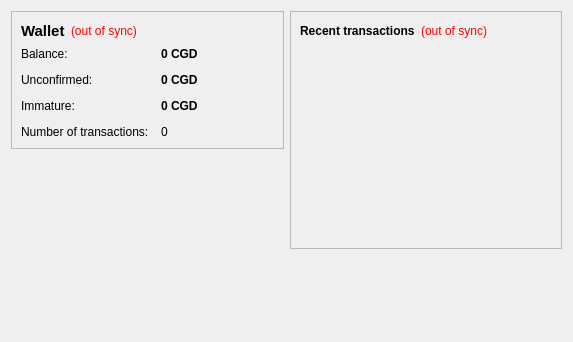
<?xml version="1.0" encoding="UTF-8"?>
<ui version="4.0">
 <class>OverviewPage</class>
 <widget class="QWidget" name="OverviewPage">
  <property name="geometry">
   <rect>
    <x>0</x>
    <y>0</y>
    <width>573</width>
    <height>342</height>
   </rect>
  </property>
  <property name="windowTitle">
   <string>Form</string>
  </property>
  <layout class="QHBoxLayout" name="horizontalLayout" stretch="1,1">
   <item>
    <layout class="QVBoxLayout" name="verticalLayout_2">
     <item>
      <widget class="QFrame" name="frame">
       <property name="frameShape">
        <enum>QFrame::StyledPanel</enum>
       </property>
       <property name="frameShadow">
        <enum>QFrame::Raised</enum>
       </property>
       <layout class="QVBoxLayout" name="verticalLayout_4">
        <item>
         <layout class="QHBoxLayout" name="horizontalLayout_4">
          <item>
           <widget class="QLabel" name="label_5">
            <property name="font">
             <font>
              <pointsize>11</pointsize>
              <weight>75</weight>
              <bold>true</bold>
             </font>
            </property>
            <property name="text">
             <string>Wallet</string>
            </property>
           </widget>
          </item>
          <item>
           <widget class="QLabel" name="labelWalletStatus">
            <property name="toolTip">
             <string>The displayed information may be out of date. Your wallet automatically synchronizes with the CageDollar network after a connection is established, but this process has not completed yet.</string>
            </property>
            <property name="styleSheet">
             <string notr="true">QLabel { color: red; }</string>
            </property>
            <property name="text">
             <string notr="true">(out of sync)</string>
            </property>
            <property name="alignment">
             <set>Qt::AlignLeading|Qt::AlignLeft|Qt::AlignVCenter</set>
            </property>
           </widget>
          </item>
          <item>
           <spacer name="horizontalSpacer_2">
            <property name="orientation">
             <enum>Qt::Horizontal</enum>
            </property>
            <property name="sizeHint" stdset="0">
             <size>
              <width>40</width>
              <height>20</height>
             </size>
            </property>
           </spacer>
          </item>
         </layout>
        </item>
        <item>
         <layout class="QFormLayout" name="formLayout_2">
          <property name="fieldGrowthPolicy">
           <enum>QFormLayout::AllNonFixedFieldsGrow</enum>
          </property>
          <property name="horizontalSpacing">
           <number>12</number>
          </property>
          <property name="verticalSpacing">
           <number>12</number>
          </property>
          <item row="0" column="0">
           <widget class="QLabel" name="label">
            <property name="text">
             <string>Balance:</string>
            </property>
           </widget>
          </item>
          <item row="0" column="1">
           <widget class="QLabel" name="labelBalance">
            <property name="font">
             <font>
              <weight>75</weight>
              <bold>true</bold>
             </font>
            </property>
            <property name="cursor">
             <cursorShape>IBeamCursor</cursorShape>
            </property>
            <property name="toolTip">
             <string>Your current balance</string>
            </property>
            <property name="text">
             <string notr="true">0 CGD</string>
            </property>
            <property name="textInteractionFlags">
             <set>Qt::LinksAccessibleByMouse|Qt::TextSelectableByKeyboard|Qt::TextSelectableByMouse</set>
            </property>
           </widget>
          </item>
          <item row="1" column="0">
           <widget class="QLabel" name="label_3">
            <property name="text">
             <string>Unconfirmed:</string>
            </property>
           </widget>
          </item>
          <item row="1" column="1">
           <widget class="QLabel" name="labelUnconfirmed">
            <property name="font">
             <font>
              <weight>75</weight>
              <bold>true</bold>
             </font>
            </property>
            <property name="cursor">
             <cursorShape>IBeamCursor</cursorShape>
            </property>
            <property name="toolTip">
             <string>Total of transactions that have yet to be confirmed, and do not yet count toward the current balance</string>
            </property>
            <property name="text">
             <string notr="true">0 CGD</string>
            </property>
            <property name="textInteractionFlags">
             <set>Qt::LinksAccessibleByMouse|Qt::TextSelectableByKeyboard|Qt::TextSelectableByMouse</set>
            </property>
           </widget>
          </item>
          <item row="3" column="0">
           <widget class="QLabel" name="label_2">
            <property name="text">
             <string>Number of transactions:</string>
            </property>
           </widget>
          </item>
          <item row="3" column="1">
           <widget class="QLabel" name="labelNumTransactions">
            <property name="toolTip">
             <string>Total number of transactions in wallet</string>
            </property>
            <property name="text">
             <string notr="true">0</string>
            </property>
           </widget>
          </item>
          <item row="2" column="0">
           <widget class="QLabel" name="labelImmatureText">
            <property name="text">
             <string>Immature:</string>
            </property>
           </widget>
          </item>
          <item row="2" column="1">
           <widget class="QLabel" name="labelImmature">
            <property name="font">
             <font>
              <weight>75</weight>
              <bold>true</bold>
             </font>
            </property>
            <property name="toolTip">
             <string>Mined balance that has not yet matured</string>
            </property>
            <property name="text">
             <string notr="true">0 CGD</string>
            </property>
            <property name="textInteractionFlags">
             <set>Qt::LinksAccessibleByMouse|Qt::TextSelectableByKeyboard|Qt::TextSelectableByMouse</set>
            </property>
           </widget>
          </item>
         </layout>
        </item>
       </layout>
      </widget>
     </item>
     <item>
      <spacer name="verticalSpacer">
       <property name="orientation">
        <enum>Qt::Vertical</enum>
       </property>
       <property name="sizeHint" stdset="0">
        <size>
         <width>20</width>
         <height>40</height>
        </size>
       </property>
      </spacer>
     </item>
    </layout>
   </item>
   <item>
    <layout class="QVBoxLayout" name="verticalLayout_3">
     <item>
      <widget class="QFrame" name="frame_2">
       <property name="frameShape">
        <enum>QFrame::StyledPanel</enum>
       </property>
       <property name="frameShadow">
        <enum>QFrame::Raised</enum>
       </property>
       <layout class="QVBoxLayout" name="verticalLayout">
        <item>
         <layout class="QHBoxLayout" name="horizontalLayout_2">
          <item>
           <widget class="QLabel" name="label_4">
            <property name="text">
             <string>&lt;b&gt;Recent transactions&lt;/b&gt;</string>
            </property>
           </widget>
          </item>
          <item>
           <widget class="QLabel" name="labelTransactionsStatus">
            <property name="toolTip">
             <string>The displayed information may be out of date. Your wallet automatically synchronizes with the CageDollar network after a connection is established, but this process has not completed yet.</string>
            </property>
            <property name="styleSheet">
             <string notr="true">QLabel { color: red; }</string>
            </property>
            <property name="text">
             <string notr="true">(out of sync)</string>
            </property>
            <property name="alignment">
             <set>Qt::AlignRight|Qt::AlignTrailing|Qt::AlignVCenter</set>
            </property>
           </widget>
          </item>
          <item>
           <spacer name="horizontalSpacer">
            <property name="orientation">
             <enum>Qt::Horizontal</enum>
            </property>
            <property name="sizeHint" stdset="0">
             <size>
              <width>40</width>
              <height>20</height>
             </size>
            </property>
           </spacer>
          </item>
         </layout>
        </item>
        <item>
         <widget class="QListView" name="listTransactions">
          <property name="styleSheet">
           <string notr="true">QListView { background: transparent; }</string>
          </property>
          <property name="frameShape">
           <enum>QFrame::NoFrame</enum>
          </property>
          <property name="verticalScrollBarPolicy">
           <enum>Qt::ScrollBarAlwaysOff</enum>
          </property>
          <property name="horizontalScrollBarPolicy">
           <enum>Qt::ScrollBarAlwaysOff</enum>
          </property>
          <property name="selectionMode">
           <enum>QAbstractItemView::NoSelection</enum>
          </property>
         </widget>
        </item>
       </layout>
      </widget>
     </item>
     <item>
      <spacer name="verticalSpacer_2">
       <property name="orientation">
        <enum>Qt::Vertical</enum>
       </property>
       <property name="sizeHint" stdset="0">
        <size>
         <width>20</width>
         <height>40</height>
        </size>
       </property>
      </spacer>
     </item>
    </layout>
   </item>
  </layout>
 </widget>
 <resources/>
 <connections/>
</ui>
